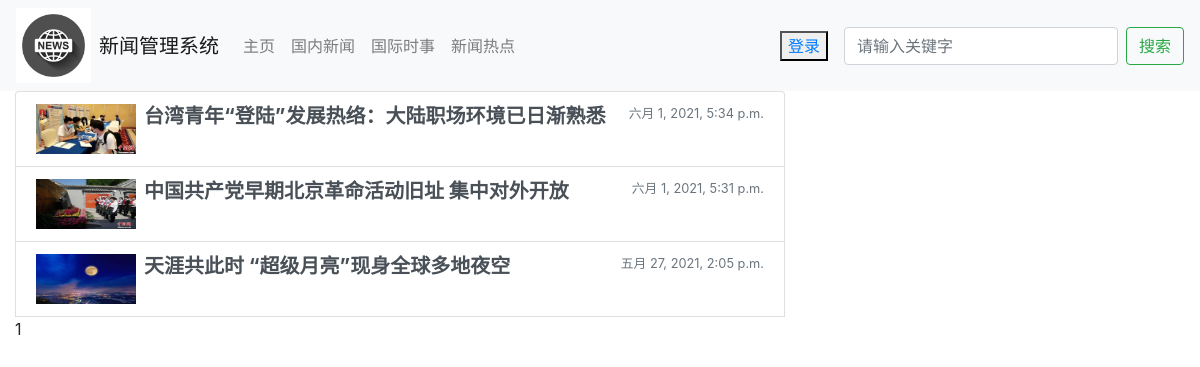
Page /news/inlandnews/1 on the committed database.
### news/models.py (models this page shows, shortened)
class News(models.Model):
    title = models.CharField(max_length=100, verbose_name='标题')
    slug = models.SlugField(unique_for_year='publish_data', verbose_name='描述')
    author = models.ForeignKey(MyUser, verbose_name='作者', on_delete=models.CASCADE)
    content = UEditorField(u'内容', height=400, width=600, default='', imagePath="upload/",
                           toolbars='mini', filePath='upload/', blank=True)
    status = models.CharField(max_length=2, verbose_name='状态')
    tags = models.ManyToManyField(Tag, blank=True)
    publish_data = models.DateTimeField(default=datetime.datetime.now(), verbose_name='发布日期')
    expiration_data = models.DateTimeField(blank=True, null=True, verbose_name='有效日期')
    is_active = models.BooleanField(default=True, blank=True, verbose_name='是否热门')
    pic = models.ImageField(upload_to='static/uploads', verbose_name='图片')
    class Meta:
        verbose_name = '新闻文章'
        verbose_name_plural = verbose_name

### news/views.py (the view)
# urls.py: path('inlandnews/<int:num>', views.inlandnews, name='inland'),
def inlandnews(request,num):
    da = Tag.objects.get(slug='1')
    data = News.objects.filter(tags=da).order_by('-publish_data')
    if not len(data):
        data = False
        return render(request, 'inlandnews.html', {'data':data})
    pageObj = Paginator(data, 10)
    perPageList = pageObj.page(num)
    begin = (num - int(math.ceil(10.0 / 2)))
    if begin < 1:
        begin = 1
    end = begin + 9
    if end > pageObj.num_pages:
        end = pageObj.num_pages
    if end <= 10:
        begin = 1
    else:
        begin = end - 9
    pageList = range(begin, end + 1)
    return render(request, 'inlandnews.html', {"data": data,'currentNum':num,'postList':perPageList,'pageList':pageList})

### templates/inlandnews.html (shortened to what this page needs)
{% extends 'navicate.html' %}
{% load static %}
{% block home %}
    text-primary disabled
{% endblock home %}
{% block contentOther %}
    <div class="col-8">
        <div class="list-group">
            {% if not data %}
                <div class="jumbotron jumbotron-fluid">
                    <div class="container">
                        <h1 class="display-4">Not Found</h1>
                        <p class="lead">没有相关新闻</p>
                    </div>
                </div>
            {% else %}
                {% for i in postList %}
                    <a href="{% url 'news:detail' i.id %}" class="list-group-item list-group-item-action d-flex w-100">
                        <div class="mr-2">
                            <img src="/{{ MEDIA_URL }}{{ i.pic }}" width=100 height=50>
                        </div>
                        <div class="flex-fill">
                            <div class="d-flex w-100 justify-content-between">
                                <h5 class="mb-1 font-weight-bold">{{ i.title }}</h5>
                                <small class="text-muted">{{ i.publish_data}}</small>
                            </div>
                        </div>
                    </a>
                {% endfor %}
            {% endif %}
            <nav id="page-nav">
                {% for page in pageList %}
                    {% if currentNum == page %}
                        <span class="page-number current">{{ page }}</span>
                    {% else %}
                        <a class="page-number" href="{% url 'news:inland' page %}">{{ page }}</a>
                    {% endif %}
                {% endfor %}
            </nav>
        </div>
    </div>
{% endblock %}

### rows in the picture
News: pic (picture), title "台湾青年“登陆”发展热络：大陆职场环境已日渐熟悉", publish_data "六月 1, 2021, 5:34 p.m."
News: pic (picture), title "中国共产党早期北京革命活动旧址 集中对外开放", publish_data "六月 1, 2021, 5:31 p.m."
News: pic (picture), title "天涯共此时 “超级月亮”现身全球多地夜空", publish_data "五月 27, 2021, 2:05 p.m."

### other values in the picture
{{ page }} "1"
